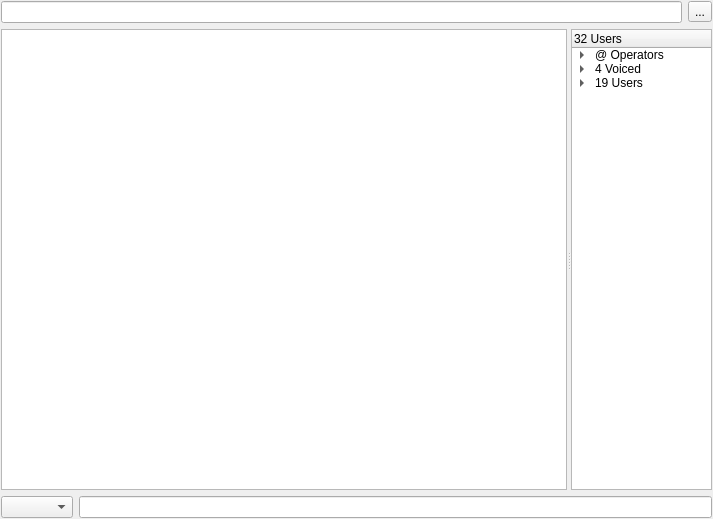
<ui version="4.0" >
 <class>ChannelWidget</class>
 <widget class="QWidget" name="ChannelWidget" >
  <property name="geometry" >
   <rect>
    <x>0</x>
    <y>0</y>
    <width>713</width>
    <height>519</height>
   </rect>
  </property>
  <property name="sizePolicy" >
   <sizepolicy vsizetype="MinimumExpanding" hsizetype="MinimumExpanding" >
    <horstretch>0</horstretch>
    <verstretch>0</verstretch>
   </sizepolicy>
  </property>
  <property name="minimumSize" >
   <size>
    <width>200</width>
    <height>100</height>
   </size>
  </property>
  <property name="contextMenuPolicy" >
   <enum>Qt::DefaultContextMenu</enum>
  </property>
  <property name="windowTitle" >
   <string/>
  </property>
  <layout class="QVBoxLayout" >
   <property name="spacing" >
    <number>6</number>
   </property>
   <property name="leftMargin" >
    <number>1</number>
   </property>
   <property name="topMargin" >
    <number>1</number>
   </property>
   <property name="rightMargin" >
    <number>1</number>
   </property>
   <property name="bottomMargin" >
    <number>1</number>
   </property>
   <item>
    <layout class="QHBoxLayout" >
     <property name="spacing" >
      <number>6</number>
     </property>
     <property name="leftMargin" >
      <number>0</number>
     </property>
     <property name="topMargin" >
      <number>0</number>
     </property>
     <property name="rightMargin" >
      <number>0</number>
     </property>
     <property name="bottomMargin" >
      <number>0</number>
     </property>
     <item>
      <widget class="QLineEdit" name="topicEdit" >
       <property name="focusPolicy" >
        <enum>Qt::ClickFocus</enum>
       </property>
       <property name="readOnly" >
        <bool>true</bool>
       </property>
      </widget>
     </item>
     <item>
      <widget class="QToolButton" name="chanSettingsButton" >
       <property name="windowModality" >
        <enum>Qt::NonModal</enum>
       </property>
       <property name="sizePolicy" >
        <sizepolicy vsizetype="Fixed" hsizetype="Fixed" >
         <horstretch>0</horstretch>
         <verstretch>0</verstretch>
        </sizepolicy>
       </property>
       <property name="layoutDirection" >
        <enum>Qt::LeftToRight</enum>
       </property>
       <property name="text" >
        <string>...</string>
       </property>
      </widget>
     </item>
    </layout>
   </item>
   <item>
    <widget class="QSplitter" name="splitter" >
     <property name="sizePolicy" >
      <sizepolicy vsizetype="Preferred" hsizetype="Expanding" >
       <horstretch>0</horstretch>
       <verstretch>0</verstretch>
      </sizepolicy>
     </property>
     <property name="lineWidth" >
      <number>1</number>
     </property>
     <property name="orientation" >
      <enum>Qt::Horizontal</enum>
     </property>
     <widget class="QTextBrowser" name="chatWidget" >
      <property name="sizePolicy" >
       <sizepolicy vsizetype="Preferred" hsizetype="Expanding" >
        <horstretch>4</horstretch>
        <verstretch>0</verstretch>
       </sizepolicy>
      </property>
      <property name="font" >
       <font>
        <family>Bitstream Vera Sans Mono</family>
        <pointsize>8</pointsize>
        <weight>50</weight>
        <bold>false</bold>
       </font>
      </property>
      <property name="html" >
       <string>&lt;html>&lt;head>&lt;meta name="qrichtext" content="1" />&lt;style type="text/css">
p, li { white-space: pre-wrap; }
&lt;/style>&lt;/head>&lt;body style=" font-family:'Bitstream Vera Sans Mono'; font-size:8pt; font-weight:400; font-style:normal;">
&lt;p style="-qt-paragraph-type:empty; margin-top:0px; margin-bottom:0px; margin-left:0px; margin-right:0px; -qt-block-indent:0; text-indent:0px; font-family:'Nimbus Mono L';">&lt;/p>&lt;/body>&lt;/html></string>
      </property>
     </widget>
     <widget class="QTreeWidget" name="nickTree" >
      <property name="sizePolicy" >
       <sizepolicy vsizetype="Preferred" hsizetype="Preferred" >
        <horstretch>1</horstretch>
        <verstretch>0</verstretch>
       </sizepolicy>
      </property>
      <property name="layoutDirection" >
       <enum>Qt::LeftToRight</enum>
      </property>
      <property name="dragEnabled" >
       <bool>true</bool>
      </property>
      <property name="textElideMode" >
       <enum>Qt::ElideRight</enum>
      </property>
      <property name="rootIsDecorated" >
       <bool>true</bool>
      </property>
      <property name="sortingEnabled" >
       <bool>false</bool>
      </property>
      <property name="animated" >
       <bool>false</bool>
      </property>
      <property name="columnCount" >
       <number>1</number>
      </property>
      <column>
       <property name="text" >
        <string>32 Users</string>
       </property>
      </column>
      <item>
       <property name="text" >
        <string>@ Operators</string>
       </property>
       <item>
        <property name="text" >
         <string>New Sub Item</string>
        </property>
       </item>
       <item>
        <property name="text" >
         <string>New Item</string>
        </property>
       </item>
       <item>
        <property name="text" >
         <string>New Item</string>
        </property>
       </item>
      </item>
      <item>
       <property name="text" >
        <string>4 Voiced</string>
       </property>
       <item>
        <property name="text" >
         <string>New Item</string>
        </property>
       </item>
       <item>
        <property name="text" >
         <string>New Item</string>
        </property>
       </item>
       <item>
        <property name="text" >
         <string>New Item</string>
        </property>
       </item>
      </item>
      <item>
       <property name="text" >
        <string>19 Users</string>
       </property>
       <item>
        <property name="text" >
         <string>New Sub Item</string>
        </property>
       </item>
       <item>
        <property name="text" >
         <string>New Item</string>
        </property>
       </item>
       <item>
        <property name="text" >
         <string>New Item</string>
        </property>
       </item>
       <item>
        <property name="text" >
         <string>New Item</string>
        </property>
       </item>
      </item>
     </widget>
    </widget>
   </item>
   <item>
    <layout class="QHBoxLayout" >
     <property name="spacing" >
      <number>6</number>
     </property>
     <property name="leftMargin" >
      <number>0</number>
     </property>
     <property name="topMargin" >
      <number>0</number>
     </property>
     <property name="rightMargin" >
      <number>0</number>
     </property>
     <property name="bottomMargin" >
      <number>0</number>
     </property>
     <item>
      <widget class="QComboBox" name="ownNick" >
       <property name="sizeAdjustPolicy" >
        <enum>QComboBox::AdjustToContents</enum>
       </property>
      </widget>
     </item>
     <item>
      <widget class="ChannelWidgetInput" name="inputEdit" >
       <property name="sizePolicy" >
        <sizepolicy vsizetype="Fixed" hsizetype="MinimumExpanding" >
         <horstretch>0</horstretch>
         <verstretch>0</verstretch>
        </sizepolicy>
       </property>
      </widget>
     </item>
    </layout>
   </item>
  </layout>
 </widget>
 <customwidgets>
  <customwidget>
   <class>ChannelWidgetInput</class>
   <extends>QLineEdit</extends>
   <header>channelwidgetinput.h</header>
  </customwidget>
 </customwidgets>
 <tabstops>
  <tabstop>inputEdit</tabstop>
  <tabstop>ownNick</tabstop>
  <tabstop>nickTree</tabstop>
  <tabstop>topicEdit</tabstop>
  <tabstop>chanSettingsButton</tabstop>
  <tabstop>chatWidget</tabstop>
 </tabstops>
 <resources/>
 <connections/>
</ui>
